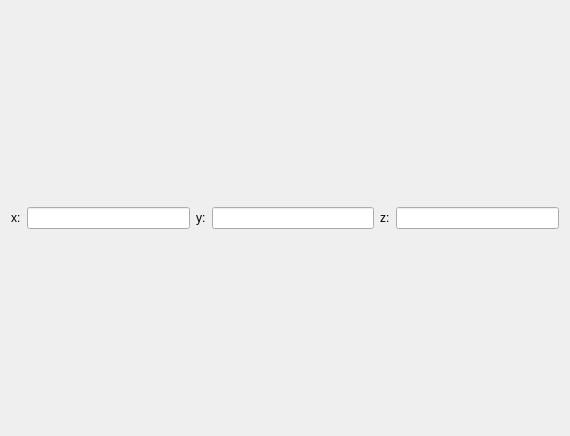
<?xml version="1.0" encoding="UTF-8"?>
<ui version="4.0">
 <class>QtCharts_Test</class>
 <widget class="QWidget" name="QtCharts_Test">
  <property name="geometry">
   <rect>
    <x>0</x>
    <y>0</y>
    <width>570</width>
    <height>436</height>
   </rect>
  </property>
  <property name="windowTitle">
   <string>QtCharts_Test</string>
  </property>
  <layout class="QVBoxLayout" name="verticalLayout_2" stretch="0,1">
   <item>
    <layout class="QHBoxLayout" name="horizontalLayout_2">
     <item>
      <widget class="QLabel" name="label">
       <property name="text">
        <string>x:</string>
       </property>
      </widget>
     </item>
     <item>
      <widget class="QLineEdit" name="x_lineEdit">
       <property name="readOnly">
        <bool>true</bool>
       </property>
      </widget>
     </item>
     <item>
      <widget class="QLabel" name="label_2">
       <property name="text">
        <string>y:</string>
       </property>
      </widget>
     </item>
     <item>
      <widget class="QLineEdit" name="y_lineEdit">
       <property name="readOnly">
        <bool>true</bool>
       </property>
      </widget>
     </item>
     <item>
      <widget class="QLabel" name="label_3">
       <property name="text">
        <string>z:</string>
       </property>
      </widget>
     </item>
     <item>
      <widget class="QLineEdit" name="z_lineEdit">
       <property name="readOnly">
        <bool>true</bool>
       </property>
      </widget>
     </item>
    </layout>
   </item>
   <item>
    <layout class="QVBoxLayout" name="verticalLayout"/>
   </item>
  </layout>
 </widget>
 <layoutdefault spacing="6" margin="11"/>
 <resources/>
 <connections/>
</ui>
